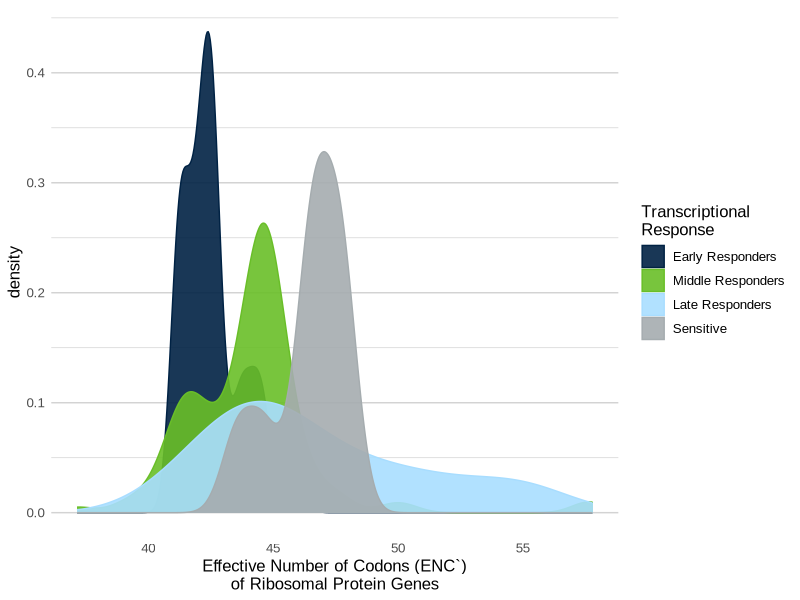
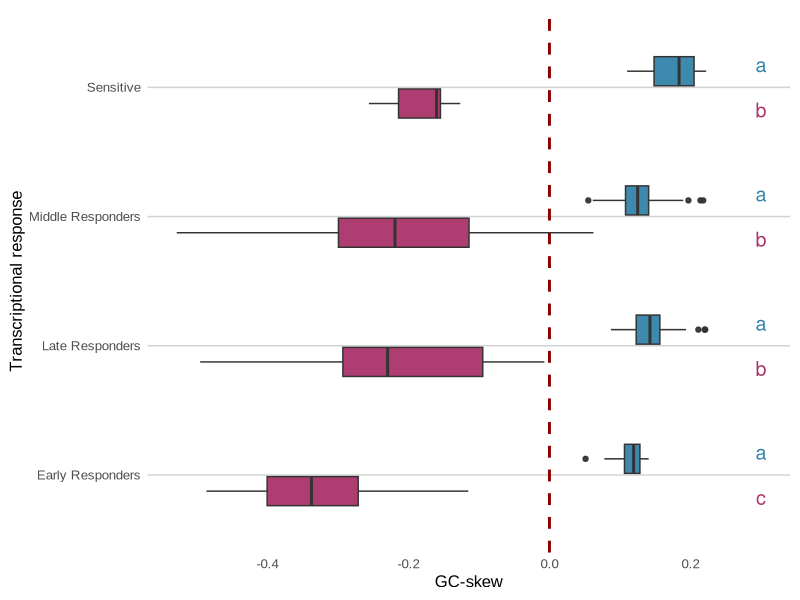
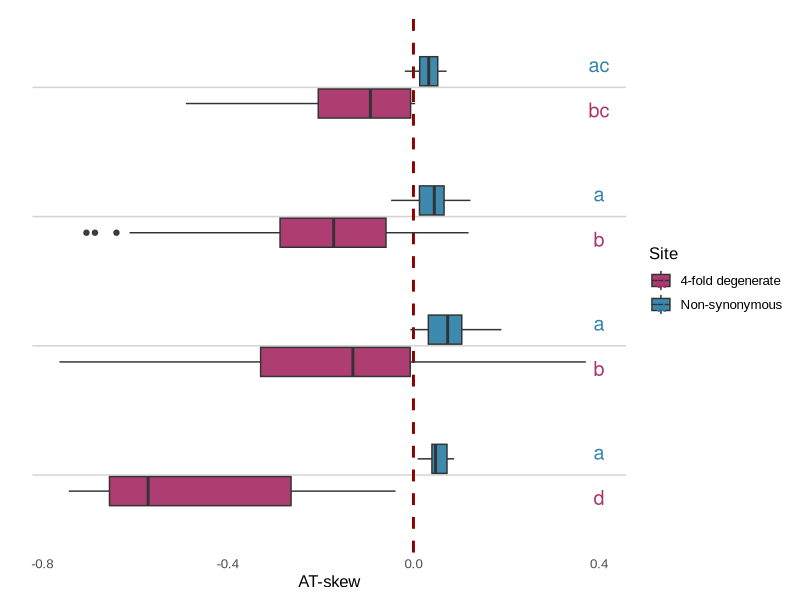
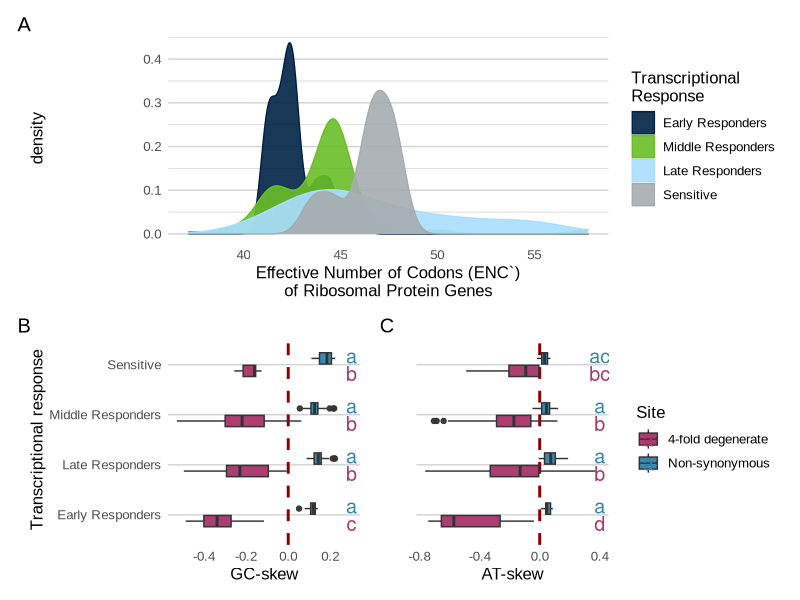
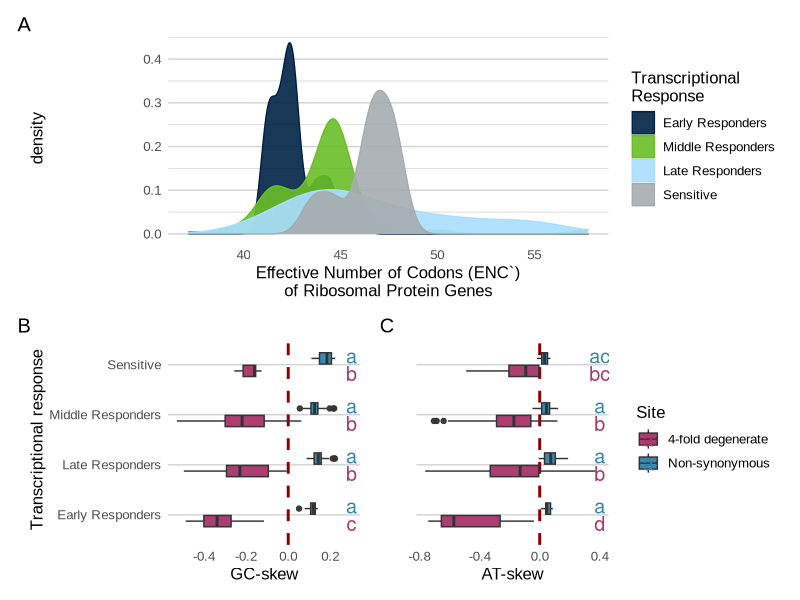

Generate these figures, in order, with R:
library(tidyverse)
library(multcompView)
library(patchwork)



theme_pete<- function() {
  theme_minimal() %+replace%
    theme(
      text=element_text(size=12, family="Arial"),
      #axis.title=element_text(family="Futura Medium"),
      #axis.text=element_text(family="Optima"),
      strip.background =element_blank(),
      strip.placement = "outside",
      panel.grid.major.y = element_line(colour = "lightgrey"),
      panel.grid.minor.y = element_line(colour = "lightgrey"),
      panel.grid.minor.x = element_blank(),
      panel.grid.major.x = element_blank()
    )
}

full_df <- read.csv("data/full_traits_growth_df.csv")%>%
  unique()

rna_df <- full_df %>% select(MAG, strategy_broad, riboENC, nsGC_skew,
                   degen_GCskew, nsAT_skew, degen_ATskew)%>%
  drop_na(strategy_broad) %>%
  unique()

hawks <- c("#002244", "#69BE28", "#A8DDFF", "#A5ACAF")
whawks <- c("#002244", "#69BE28", "#A8DDFF", "#A5ACAF")

full_df$strategy_broad <- factor(full_df$strategy_broad, levels = c("Early Responders",
                                                                    "Middle Responders",
                                                                    "Late Responders",
                                                                    "Sensitive"))


mod1 <- aov(riboENC~strategy_broad, full_df %>%
  #filter(ENC < 50)%>%
  select(strategy_broad, riboENC)%>%
  drop_na()%>%
  unique())

summary(mod1)
TukeyHSD(mod1)

fig2a <- full_df %>%
  #filter(ENC < 50)%>%
  select(strategy_broad, riboENC)%>%
  drop_na()%>%
  unique()%>%
  ggplot(., aes(riboENC, fill = strategy_broad, color = strategy_broad))+
  geom_density(alpha = 0.9)+
  scale_fill_manual("Transcriptional\nResponse", values = whawks)+
  scale_color_manual("Transcriptional\nResponse", values = hawks)+
  xlab("Effective Number of Codons (ENC`)\nof Ribosomal Protein Genes")+
  theme_pete()

fig2a



generate_label_df <- function(TUKEY, variable){
  
  # Extract labels and factor levels from Tukey post-hoc 
  Tukey.levels <- TUKEY[[variable]][,4]
  Tukey.labels <- data.frame(multcompLetters(Tukey.levels)['Letters'])
  
  #I need to put the labels in the same order as in the boxplot :
  Tukey.labels$type=rownames(Tukey.labels)
  Tukey.labels=Tukey.labels[order(Tukey.labels$type) , ]
  return(Tukey.labels)
}

traits_gc_skew <- rna_df %>%
  pivot_longer(cols = c(degen_GCskew, nsGC_skew),
               names_to = "type",
               values_to = "GC_skew" )

name_Switchgc <- Vectorize(function(a) {
  switch(as.character(a),
         'degen_GCskew' = '4-fold degenerate',
         'nsGC_skew' = 'Non-synonymous')
})


traits_gc_skew <- traits_gc_skew%>%
  mutate(type2 = name_Switchgc(type))


traits_gc_skew <- traits_gc_skew %>%
  mutate(strat_and_type = paste(strategy_broad, type))


codon_deg_mod <- aov(GC_skew ~ strat_and_type, traits_gc_skew)
codon_deg_anova <- anova(codon_deg_mod)
codon_deg_anova
f2b_tukey <- TukeyHSD(codon_deg_mod,  "strat_and_type", conf.level=0.95)
f2b_tukey <- generate_label_df(f2b_tukey, "strat_and_type")
f2b_tukey <- f2b_tukey %>%
  rename(strat_and_type = type)

f2b_tukey <- traits_gc_skew %>%
  select(strat_and_type, type2, strategy_broad, type)%>%
  unique()%>%
  left_join(f2b_tukey, .)

f2b <- traits_gc_skew %>%
  ggplot(., aes(strategy_broad, GC_skew, fill = type2))+
  # geom_text(data = f2b_tukey, aes(x = strategy_broad, y = .5, label = Letters), 
  #           inherit.aes = FALSE, color = "darkblue", size = 7)+
  theme_pete()+
  geom_hline(yintercept = 0, color = "darkred", size = 1, linetype = "dashed")+
  geom_boxplot(alpha = 0.95, width = .5)+
  scale_fill_manual("Site", values = c("#AA336A", "#3384AA"))+
  geom_text(data = f2b_tukey, aes(x = strategy_broad, y = .3, label = Letters, color = type2), 
            inherit.aes = FALSE, size = 5, position=position_dodge(width=0.7))+
  scale_color_manual("Site", values = c("#AA336A", "#3384AA"))+
  ylab("GC-skew")+
  xlab("Transcriptional response")+
  theme(plot.margin  = margin(.25, .25, .25, .25, "cm"))+
  coord_flip()+
  theme(legend.position = "none")

f2b


traits_at_skew <- rna_df %>%
  pivot_longer(cols = c(degen_ATskew, nsAT_skew),
               names_to = "type",
               values_to = "AT_skew" )

name_Switchat <- Vectorize(function(a) {
  switch(as.character(a),
         'degen_ATskew' = '4-fold degenerate',
         'nsAT_skew' = 'Non-synonymous')
})

traits_at_skew <- traits_at_skew%>%
  mutate(type2 = name_Switchat(type))


traits_at_skew <- traits_at_skew %>%
  mutate(strat_and_type = paste(strategy_broad, type))

codon_deg_mod <- aov(AT_skew ~ strat_and_type, traits_at_skew)
codon_deg_anova <- anova(codon_deg_mod)
codon_deg_anova
f2c_tukey <- TukeyHSD(codon_deg_mod,  "strat_and_type", conf.level=0.95)
f2c_tukey <- generate_label_df(f2c_tukey, "strat_and_type")
f2c_tukey <- f2c_tukey %>%
  rename(strat_and_type = type)

f2c_tukey <- traits_at_skew %>%
  select(strat_and_type, type2, strategy_broad, type)%>%
  unique()%>%
  left_join(f2c_tukey, .)


f2c <- traits_at_skew %>%
  ggplot(., aes(strategy_broad, AT_skew, fill = type2))+
  theme_pete()+
  geom_hline(yintercept = 0, color = "darkred", size = 1, linetype = "dashed")+
  geom_boxplot(alpha = 0.95, width = .5)+
  scale_fill_manual("Site", values = c("#AA336A", "#3384AA"))+
  geom_text(data = f2c_tukey, aes(x = strategy_broad, y = .4, label = Letters, color = type2), 
            inherit.aes = FALSE, size = 5, position=position_dodge(width=0.7))+
  scale_color_manual("Site", values = c("#AA336A", "#3384AA"))+
  ylab("AT-skew")+
  xlab("")+
  theme(plot.margin  = margin(.25, .25, .25, .25, "cm"))+
  coord_flip()+
  theme(axis.text.y=element_blank())
f2c

traits_at_skew

layout <- "
AA
BC"

Fig2 <- fig2a+f2b+f2c+
  plot_layout(design = layout)+
  plot_annotation(tag_levels = "A")
Fig2
ggsave(plot = Fig2, filename = "figures/Fig_2.svg", height = 8, width = 8)
